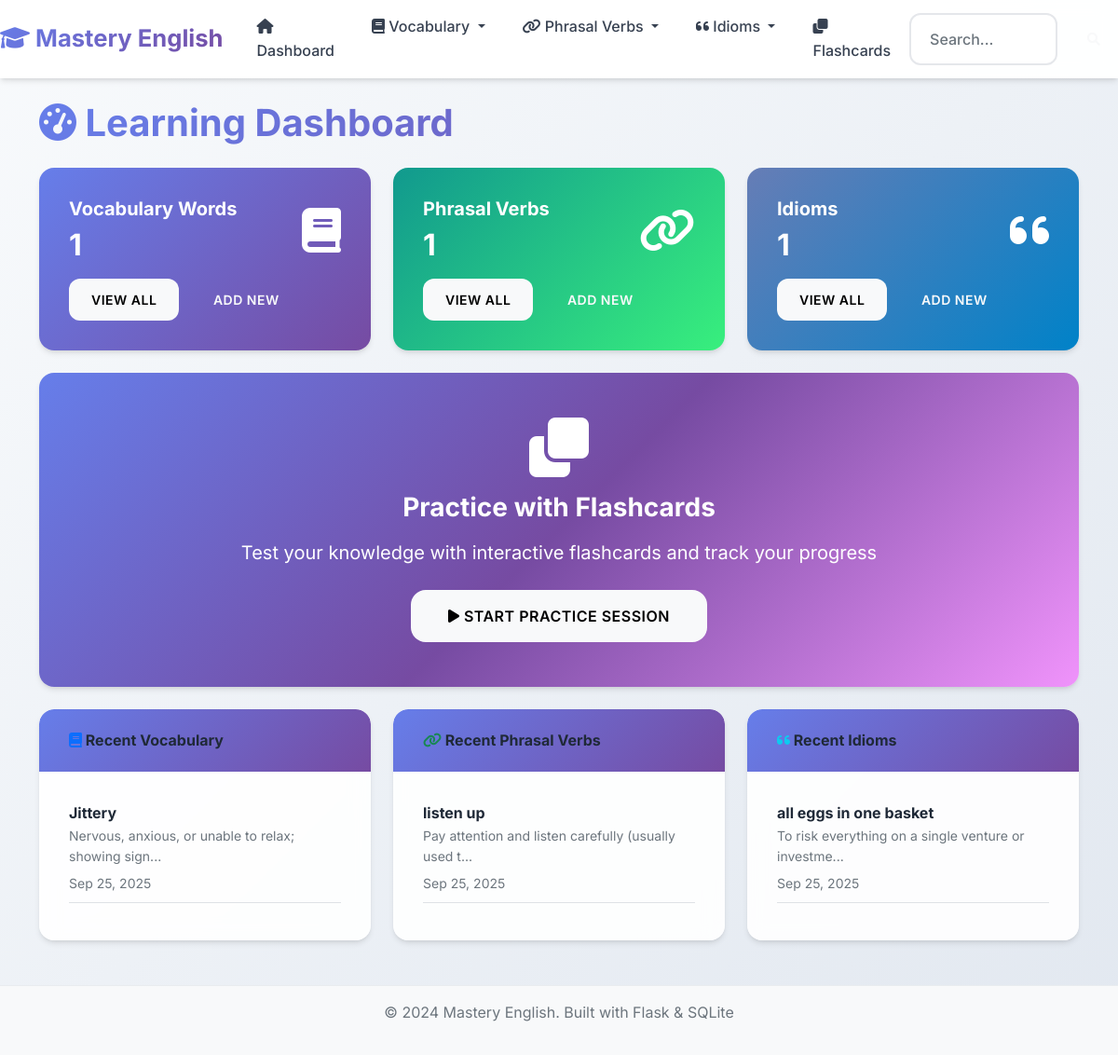
Before: / with the older database file.
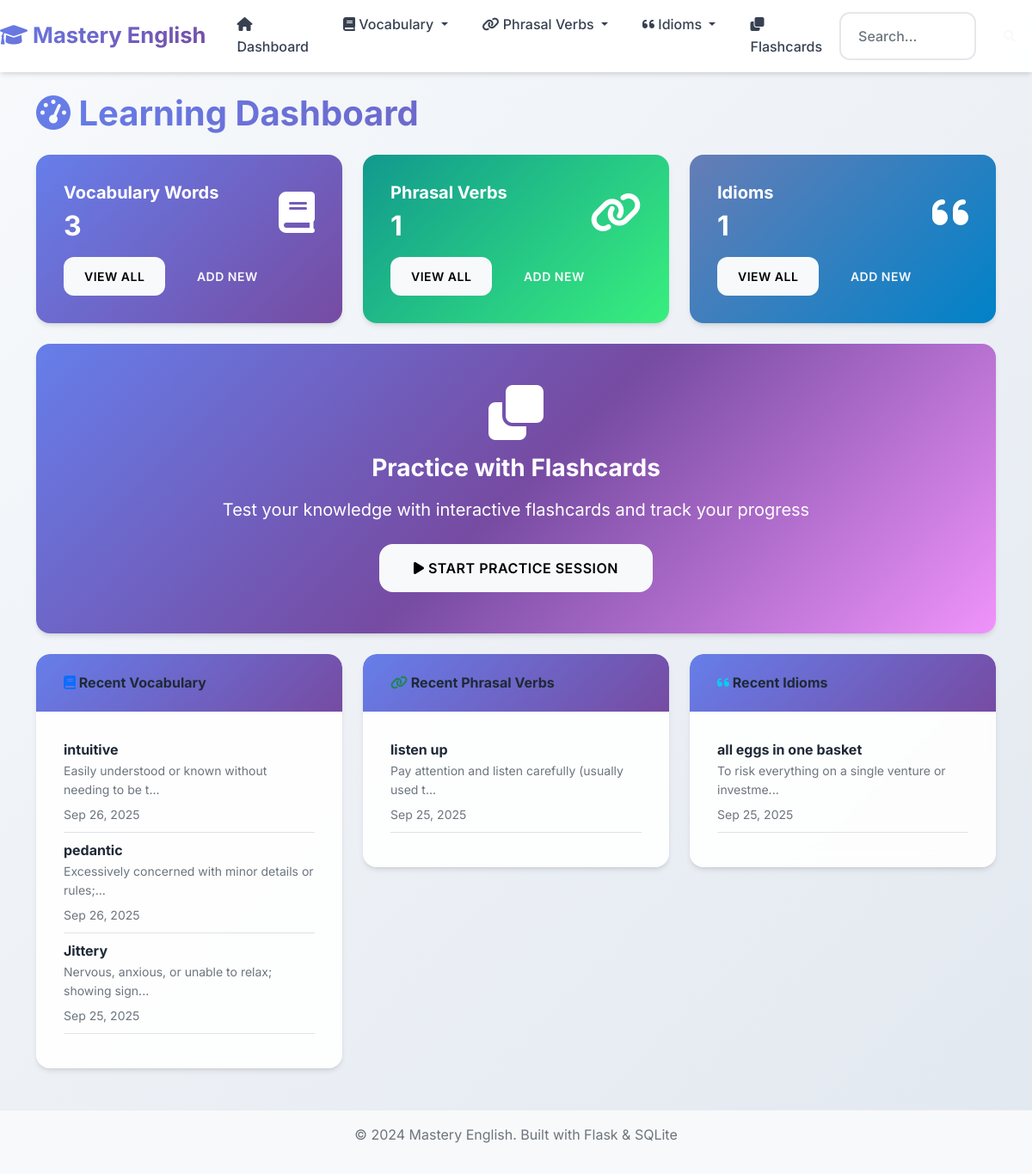
After: the same page with the newer database file.
### app.py (models this page shows, shortened)
class VocabularyWord(db.Model):
    __tablename__ = 'vocabulary_words'
    id = db.Column(db.Integer, primary_key=True)
    word = db.Column(db.String(100), nullable=False)
    definition = db.Column(db.Text, nullable=False)
    example_sentence = db.Column(db.Text)
    pronunciation = db.Column(db.String(100))
    part_of_speech = db.Column(db.String(50))
    difficulty_level = db.Column(db.String(20), default='medium')
    date_added = db.Column(db.DateTime, default=datetime.utcnow)
    times_practiced = db.Column(db.Integer, default=0)
    last_practiced = db.Column(db.DateTime)
    mastery_level = db.Column(db.Integer, default=0)

class PhrasalVerb(db.Model):
    __tablename__ = 'phrasal_verbs'
    id = db.Column(db.Integer, primary_key=True)
    phrasal_verb = db.Column(db.String(100), nullable=False)
    meaning = db.Column(db.Text, nullable=False)
    example_sentence = db.Column(db.Text)
    separable = db.Column(db.Boolean, default=False)
    difficulty_level = db.Column(db.String(20), default='medium')
    date_added = db.Column(db.DateTime, default=datetime.utcnow)
    times_practiced = db.Column(db.Integer, default=0)
    last_practiced = db.Column(db.DateTime)
    mastery_level = db.Column(db.Integer, default=0)

class Idiom(db.Model):
    __tablename__ = 'idioms'
    id = db.Column(db.Integer, primary_key=True)
    idiom = db.Column(db.String(200), nullable=False)
    meaning = db.Column(db.Text, nullable=False)
    example_sentence = db.Column(db.Text)
    origin = db.Column(db.Text)
    difficulty_level = db.Column(db.String(20), default='medium')
    date_added = db.Column(db.DateTime, default=datetime.utcnow)
    times_practiced = db.Column(db.Integer, default=0)
    last_practiced = db.Column(db.DateTime)
    mastery_level = db.Column(db.Integer, default=0)

### app.py (the view)
@app.route('/')
def index():
    vocab_count = VocabularyWord.query.count()
    phrasal_count = PhrasalVerb.query.count()
    idiom_count = Idiom.query.count()
    recent_vocab = VocabularyWord.query.order_by(VocabularyWord.date_added.desc()).limit(5).all()
    recent_phrasal = PhrasalVerb.query.order_by(PhrasalVerb.date_added.desc()).limit(5).all()
    recent_idioms = Idiom.query.order_by(Idiom.date_added.desc()).limit(5).all()
    return render_template('index.html',
                         vocab_count=vocab_count,
                         phrasal_count=phrasal_count,
                         idiom_count=idiom_count,
                         recent_vocab=recent_vocab,
                         recent_phrasal=recent_phrasal,
                         recent_idioms=recent_idioms)

### templates/index.html (shortened to what the changed rows need)
{% extends "base.html" %}
{% block content %}
<div class="row">
    <div class="col-12">
        <h1 class="mb-4">
            <i class="fas fa-tachometer-alt"></i> Learning Dashboard
        </h1>
    </div>
</div>
<div class="row mb-4">
    <div class="col-md-4">
        <div class="card dashboard-card text-white" style="background: var(--gradient-primary);">
            <div class="card-body">
                <div class="d-flex justify-content-between">
                    <div>
                        <h5 class="card-title text-white">Vocabulary Words</h5>
                        <h2 class="mb-0 text-white">{{ vocab_count }}</h2>
                    </div>
                </div>
            </div>
        </div>
    </div>
    <div class="col-md-4">
        <div class="card dashboard-card text-white" style="background: var(--gradient-success);">
            <div class="card-body">
                <div class="d-flex justify-content-between">
                    <div>
                        <h2 class="mb-0 text-white">{{ phrasal_count }}</h2>
                    </div>
                </div>
            </div>
        </div>
    </div>
    <div class="col-md-4">
        <div class="card dashboard-card text-white" style="background: var(--gradient-info);">
            <div class="card-body">
                <div class="d-flex justify-content-between">
                    <div>
                        <h2 class="mb-0 text-white">{{ idiom_count }}</h2>
                    </div>
                </div>
            </div>
        </div>
    </div>
</div>
<div class="row">
    <div class="col-md-4">
        <div class="card">
            <div class="card-body">
                {% if recent_vocab %}
                    {% for word in recent_vocab %}
                        <div class="border-bottom pb-2 mb-2">
                            <strong>{{ word.word }}</strong>
                            <p class="mb-1 text-muted small">{{ word.definition[:50] }}{% if word.definition|length > 50 %}...{% endif %}</p>
                            <small class="text-muted">{{ word.date_added.strftime('%b %d, %Y') }}</small>
                        </div>
                    {% endfor %}
                {% else %}
                    <p class="text-muted">No vocabulary words yet.</p>
                {% endif %}
            </div>
        </div>
    </div>
    <div class="col-md-4">
        <div class="card">
            <div class="card-body">
                {% if recent_phrasal %}
                    {% for phrasal in recent_phrasal %}
                        <div class="border-bottom pb-2 mb-2">
                            <strong>{{ phrasal.phrasal_verb }}</strong>
                            <p class="mb-1 text-muted small">{{ phrasal.meaning[:50] }}{% if phrasal.meaning|length > 50 %}...{% endif %}</p>
                            <small class="text-muted">{{ phrasal.date_added.strftime('%b %d, %Y') }}</small>
                        </div>
                    {% endfor %}
                {% else %}
                    <p class="text-muted">No phrasal verbs yet.</p>
                {% endif %}
            </div>
        </div>
    </div>
    <div class="col-md-4">
        <div class="card">
            <div class="card-body">
                {% if recent_idioms %}
                    {% for idiom in recent_idioms %}
                        <div class="border-bottom pb-2 mb-2">
                            <strong>{{ idiom.idiom }}</strong>
                            <p class="mb-1 text-muted small">{{ idiom.meaning[:50] }}{% if idiom.meaning|length > 50 %}...{% endif %}</p>
                            <small class="text-muted">{{ idiom.date_added.strftime('%b %d, %Y') }}</small>
                        </div>
                    {% endfor %}
                {% else %}
                    <p class="text-muted">No idioms yet.</p>
                {% endif %}
            </div>
        </div>
    </div>
</div>
{% endblock %}

Changed rows visible on the page:
added VocabularyWord: word "intuitive", definition "Easily understood or known without needing to be t", date_added "Sep 26, 2025"
added VocabularyWord: word "pedantic", definition "Excessively concerned with minor details or rules;", date_added "Sep 26, 2025"
Other visible differences:
{{ vocab_count }}: "1" → "3"
